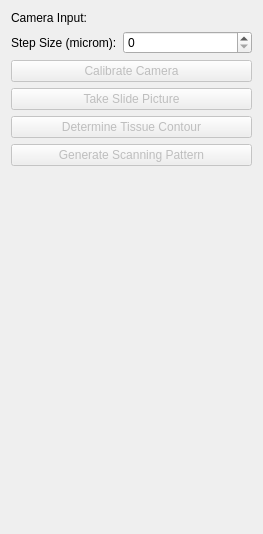
<?xml version="1.0" encoding="UTF-8"?>
<ui version="4.0">
 <class>UtilTest</class>
 <widget class="QWidget" name="UtilTest">
  <property name="geometry">
   <rect>
    <x>0</x>
    <y>0</y>
    <width>263</width>
    <height>534</height>
   </rect>
  </property>
  <layout class="QFormLayout" name="formLayout">
   <item row="3" column="0" colspan="2">
    <widget class="QPushButton" name="pictureButton">
     <property name="enabled">
      <bool>false</bool>
     </property>
     <property name="toolTip">
      <string>Take a picture of the current display.</string>
     </property>
     <property name="text">
      <string>Take Slide Picture</string>
     </property>
    </widget>
   </item>
   <item row="0" column="1">
    <widget class="qMRMLNodeComboBox" name="cameraInputSelector">
     <property name="toolTip">
      <string>Pick the input to the algorithm.</string>
     </property>
     <property name="nodeTypes">
      <stringlist>
       <string>vtkMRMLIGTLConnectorNode</string>
      </stringlist>
     </property>
     <property name="showChildNodeTypes">
      <bool>false</bool>
     </property>
     <property name="addEnabled">
      <bool>false</bool>
     </property>
     <property name="removeEnabled">
      <bool>false</bool>
     </property>
    </widget>
   </item>
   <item row="0" column="0">
    <widget class="QLabel" name="label">
     <property name="text">
      <string>Camera Input:</string>
     </property>
    </widget>
   </item>
   <item row="4" column="0" colspan="2">
    <widget class="QPushButton" name="contourButton">
     <property name="enabled">
      <bool>false</bool>
     </property>
     <property name="toolTip">
      <string>Find tissue contour.</string>
     </property>
     <property name="text">
      <string>Determine Tissue Contour</string>
     </property>
    </widget>
   </item>
   <item row="5" column="0" colspan="2">
    <widget class="QPushButton" name="scanningButton">
     <property name="enabled">
      <bool>false</bool>
     </property>
     <property name="toolTip">
      <string>Generate tissue scanning pattern.</string>
     </property>
     <property name="text">
      <string>Generate Scanning Pattern</string>
     </property>
    </widget>
   </item>
   <item row="1" column="0">
    <widget class="QLabel" name="label_2">
     <property name="text">
      <string>Step Size (microm):</string>
     </property>
    </widget>
   </item>
   <item row="1" column="1">
    <widget class="QSpinBox" name="stepSizeNumSpinBox">
     <property name="toolTip">
      <string>Set the desired spacing between lines to micrometers</string>
     </property>
    </widget>
   </item>
   <item row="2" column="0" colspan="2">
    <widget class="QPushButton" name="calibrateButton">
     <property name="enabled">
      <bool>false</bool>
     </property>
     <property name="toolTip">
      <string>Start chessboard camera calibration process</string>
     </property>
     <property name="text">
      <string>Calibrate Camera</string>
     </property>
    </widget>
   </item>
  </layout>
 </widget>
 <customwidgets>
  <customwidget>
   <class>qMRMLNodeComboBox</class>
   <extends>QWidget</extends>
   <header>qMRMLNodeComboBox.h</header>
  </customwidget>
 </customwidgets>
 <resources/>
 <connections/>
</ui>
